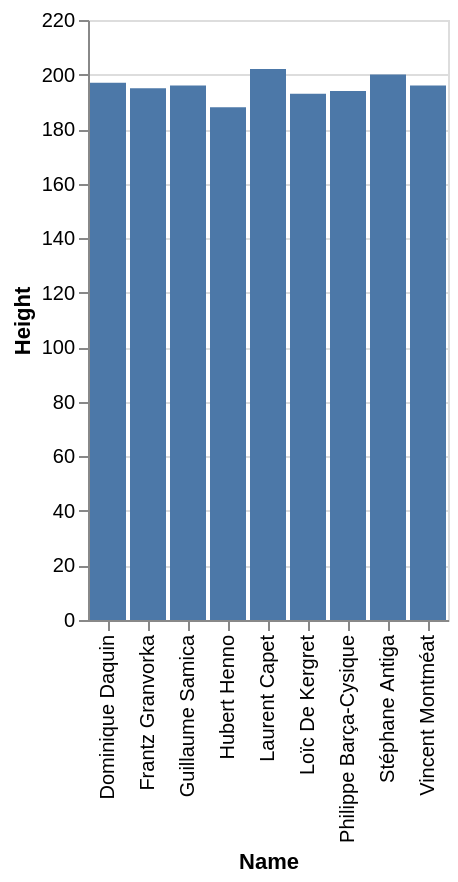

Vega-Lite specification stored for this chart:
### Vega-Lite specification from a JSON file in a GitHub repository (floating-point values rounded to 4 significant figures)
{"data": {"values": [{"x_data": "Dominique Daquin", "y_data": 197}, {"x_data": "Frantz Granvorka", "y_data": 195}, {"x_data": "Guillaume Samica", "y_data": 196}, {"x_data": "Hubert Henno", "y_data": 188}, {"x_data": "Laurent Capet", "y_data": 202}, {"x_data": "Loïc De Kergret", "y_data": 193}, {"x_data": "Philippe Barça-Cysique", "y_data": 194}, {"x_data": "Stéphane Antiga", "y_data": 200}, {"x_data": "Vincent Montméat", "y_data": 196}]}, "mark": "bar", "encoding": {"x": {"field": "x_data", "type": "nominal", "title": "Name", "sort": "ascending"}, "y": {"field": "y_data", "type": "quantitative", "title": "Height"}}}
